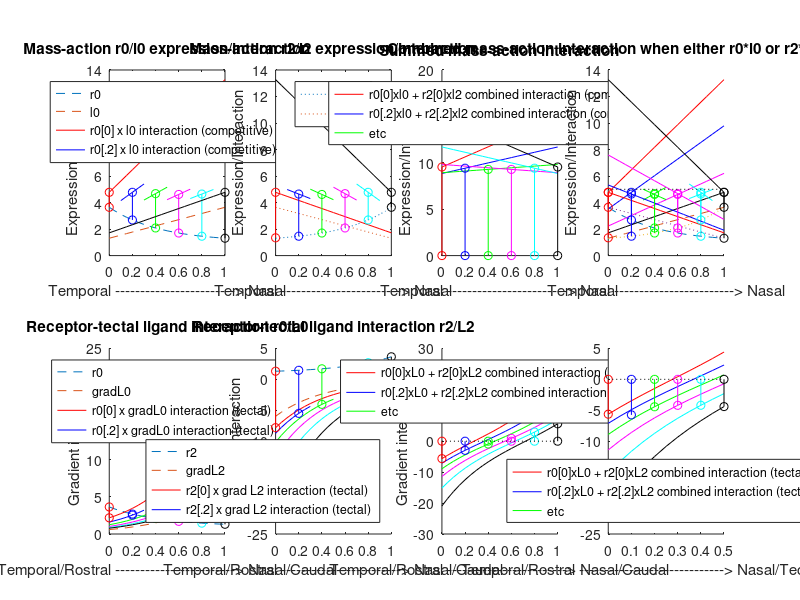
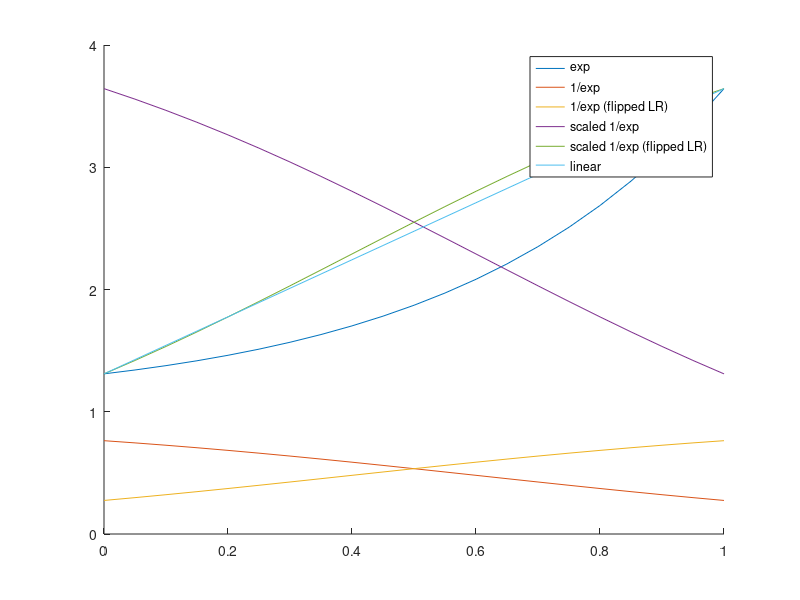

The MATLAB script that drew these images, in order:
% Equations used in my modelling. See tissue.h and
% guidingtissue::exponential_expression and similar

% Set up the one figure
h_f = figure(1); clf;
h_f_pos = get(h_f, 'Position');
w=2500;
h=1280;
set(h_f, 'Position', [20, 1500, w, h]);
clf;

## What ligand expression profile?
ligand_expression = 'lin'; #  or exp or invexp

x = [0:0.05:1];

_exp = 0.26 .* exp (2.3.*x) + 1.05;
_rev_exp = 0.26 .* exp (2.3.*(1-x)) + 1.05;
_deriv_exp = 0.26 .* 2.3 .* exp (2.3.*x);
## Scaling for _exp to give inverse that starts and ends at the same point
A = 4.7727;
B =  -0.00014;
_inv_exp = A .* (1./_exp) + B;

## May also use a linear function
_lin = 1.31 + 2.333 .* x;

if strcmp (ligand_expression, 'exp')
  threshold = 1.1
elseif strcmp (ligand_expression, 'lin')
  threshold = 5.0 ## 4.7 to 5.4 is a sensible range
else
  threshold = 5.2 ## 4.8 to 5.5 is a sensible range
end

## Debugging the curves
figure(7); clf;
hold on;
plot (x, _exp);
plot (x, 1./_exp);
plot (x, flip(1./_exp));
plot (x, _inv_exp);
plot (x, flip(_inv_exp));
plot (x, _lin);
legend('exp', '1/exp', '1/exp (flipped LR)','scaled 1/exp', 'scaled 1/exp (flipped LR)', 'linear')
figure(1);

%% The J effect
_r0 = flip(_exp);
## Either this, making no strong assumptions about ligand expression:
if strcmp (ligand_expression, 'exp')
  _l0 = _exp;
elseif strcmp (ligand_expression, 'lin')
  _l0 = _lin;
else
  _l0 = flip(_inv_exp);
end

subplot(2,4,1);
plot (x, _r0, 'linestyle', '--'); % exp for receptors on retina
hold on;
plot (x, _l0, 'linestyle', '--'); % ligands
%%plot (x, _r0 .* _l0, 'color', colour.orchid2, 'linestyle', ':');
plot (x, _r0(1) .* _l0, 'r-');
plot (x(3:7), _r0(5) .* _l0(3:7), 'b');
plot (x(7:11), _r0(9) .* _l0(7:11), 'g');
plot (x(11:15), _r0(13) .* _l0(11:15), 'm');
plot (x(15:19), _r0(17) .* _l0(15:19), 'c');

plot ([x(1),x(1)], [_r0(1),_r0(1).*_l0(1)], 'ro-');
plot ([x(5),x(5)], [_r0(5),_r0(5).*_l0(5)], 'bo-');
plot ([x(9),x(9)], [_r0(9),_r0(9).*_l0(9)], 'go-');
plot ([x(13),x(13)], [_r0(13),_r0(13).*_l0(13)], 'mo-');
plot ([x(17),x(17)], [_r0(17),_r0(17).*_l0(17)], 'co-');

plot (x, _r0(21) .* _l0, 'k');
plot ([x(21),x(21)], [_r0(21),_r0(21).*_l0(21)], 'ko-');
lg1 = legend (['r0';'l0';'r0[0] x l0 interaction (competitive)';'r0[.2] x l0 interaction (competitive)'],'Location','North');
strlbl = ['Temporal ------------------------> Nasal'];
xlabel(strlbl)
ylabel('Expression/Interaction')
title('Mass-action r0/l0 expression/interaction')

_r2 = _exp; % opposing ligands
if strcmp (ligand_expression, 'exp')
  _l2 = flip(_exp); % opposing receptors
elseif strcmp (ligand_expression, 'lin')
  _l2 = flip(_lin);
else
  _l2 = _inv_exp;
end
subplot(2,4,2);
plot (x, _r2, 'linestyle', ':');
hold on;
plot (x, _l2, 'linestyle', ':'); % ligands
%%plot (x, _r2 .* _l2, 'color', colour.orchid2, 'linestyle', ':');
%%plot (x(1:3), _r2(1) .* _l2(1:3), 'r-');
plot (x, _r2(1) .* _l2, 'r');
plot ([x(1),x(1)], [_r2(2),_r2(1).*_l2(1)], 'ro-');
plot (x(3:7), _r2(5) .* _l2(3:7), 'b');
plot ([x(5),x(5)], [_r2(5),_r2(5).*_l2(5)], 'bo-');
plot (x(7:11), _r2(9) .* _l2(7:11), 'g');
plot ([x(9),x(9)], [_r2(9),_r2(9).*_l2(9)], 'go-');
plot (x(11:15), _r2(13) .* _l2(11:15), 'm');
plot ([x(13),x(13)], [_r2(13),_r2(13).*_l2(13)], 'mo-');
plot (x(15:19), _r2(17) .* _l2(15:19), 'c');
%%plot (x, _r2(17) .* _l2, 'k');
plot ([x(17),x(17)], [_r2(17),_r2(17).*_l2(17)], 'co-');

plot (x, _r2(21) .* _l2, 'k');
plot ([x(21),x(21)], [_r2(21),_r2(21).*_l2(21)], 'ko-');

lg2 = legend (['rcpt2';'lgnd2'],'Location','North');
strlbl = ['Temporal ------------------------> Nasal'];
##ylim([0,20])
xlabel(strlbl)
ylabel('Expression/Interaction')
title('Mass-action r2/l2 expression/interaction')

%% Now plot combined repulsion due to both receptor/ligand pairs

subplot(2,4,3);
hold on;
plot (x, _r2(1) .* _l2 + _r0(1) .* _l0, 'r-');
plot (x, _r2(5) .* _l2 + _r0(5) .* _l0, 'b-');
plot (x, _r2(9) .* _l2 + _r0(9) .* _l0, 'g-');
plot (x, _r2(13) .* _l2 + _r0(13) .* _l0, 'm-');
plot (x, _r2(17) .* _l2 + _r0(17) .* _l0, 'c-');
plot (x, _r2(21) .* _l2 + _r0(21) .* _l0, 'k-');
plot ([x(1),x(1)], [0,_r2(1).*_l2(1)+_r0(1).*_l0(1)], 'ro-');
plot ([x(5),x(5)], [0,_r2(5).*_l2(5)+_r0(5).*_l0(5)], 'bo-');
plot ([x(9),x(9)], [0,_r2(9).*_l2(9)+_r0(9).*_l0(9)], 'go-');
plot ([x(13),x(13)], [0,_r2(13).*_l2(13)+_r0(13).*_l0(13)], 'mo-');
plot ([x(17),x(17)], [0,_r2(17).*_l2(17)+_r0(17).*_l0(17)], 'co-');
plot ([x(21),x(21)], [0,_r2(21).*_l2(21)+_r0(21).*_l0(21)], 'ko-');
lg3 = legend (['r0[0]xl0 + r2[0]xl2 combined interaction (competitive)';'r0[.2]xl0 + r2[.2]xl2 combined interaction (competitive)';'etc'],'Location','North');
strlbl = ['Temporal ------------------------> Nasal'];
##ylim([0,20])
xlabel(strlbl)
ylabel('Expression/Interaction')
title('Summed mass-action interaction')

subplot(2,4,4);
hold on;
###
plot (x, _r0, 'linestyle', '--'); % exp for receptors on retina
hold on;
plot (x, _l0, 'linestyle', '--'); % ligands
plot (x, _r0(1) .* _l0, 'r-');
plot (x, _r0(5) .* _l0, 'b');
plot (x(7:11), _r0(9) .* _l0(7:11), 'g');
plot (x, _r0(13) .* _l0, 'm');
plot (x(15:19), _r0(17) .* _l0(15:19), 'c');

plot ([x(1),x(1)], [_r0(1),_r0(1).*_l0(1)], 'ro-');
plot ([x(5),x(5)], [_r0(5),_r0(5).*_l0(5)], 'bo-');
plot ([x(9),x(9)], [_r0(9),_r0(9).*_l0(9)], 'go-');
plot ([x(13),x(13)], [_r0(13),_r0(13).*_l0(13)], 'mo-');
plot ([x(17),x(17)], [_r0(17),_r0(17).*_l0(17)], 'co-');

plot (x, _r0(21) .* _l0, 'k');
plot ([x(21),x(21)], [_r0(21),_r0(21).*_l0(21)], 'ko-');
###
plot (x, _r2, 'linestyle', ':');
hold on;
plot (x, _l2, 'linestyle', ':'); % ligands
%%plot (x, _r2 .* _l2, 'color', colour.orchid2, 'linestyle', ':');
%%plot (x(1:3), _r2(1) .* _l2(1:3), 'r-');
plot (x, _r2(1) .* _l2, 'r');
plot ([x(1),x(1)], [_r2(2),_r2(1).*_l2(1)], 'ro-');
plot (x, _r2(5) .* _l2, 'b');
plot ([x(5),x(5)], [_r2(5),_r2(5).*_l2(5)], 'bo-');
plot (x(7:11), _r2(9) .* _l2(7:11), 'g');
plot ([x(9),x(9)], [_r2(9),_r2(9).*_l2(9)], 'go-');
plot (x, _r2(13) .* _l2, 'm');
plot ([x(13),x(13)], [_r2(13),_r2(13).*_l2(13)], 'mo-');
plot (x(15:19), _r2(17) .* _l2(15:19), 'c');
%%plot (x, _r2(17) .* _l2, 'k');
plot ([x(17),x(17)], [_r2(17),_r2(17).*_l2(17)], 'co-');

plot (x, _r2(21) .* _l2, 'k');
plot ([x(21),x(21)], [_r2(21),_r2(21).*_l2(21)], 'ko-');

plot ([0,1],[threshold,threshold],'k:')

###
strlbl = ['Temporal ------------------------> Nasal'];
xlabel(strlbl)
ylabel('Expression/Interaction')
title('Combined mass-action interaction when either r0*l0 or r2*l2 is suprathreshold')


## Now the retina->tectum interactions
subplot(2,4,5);
hold on;
_r0 = flip(_exp);
_L0 = _deriv_exp;
plot (x, _r0, 'linestyle', '--'); % exp for receptors on retina
plot (x, _L0, 'linestyle', '--'); % ligands
%%plot (x, _r0 .* _L0, 'color', colour.orchid2, 'linestyle', ':');
plot (x, _r0(1) .* _L0, 'r-');
plot (x(1:7), _r0(5) .* _L0(1:7), 'b');
plot (x(1:11), _r0(9) .* _L0(1:11), 'g');
plot (x(1:15), _r0(13) .* _L0(1:15), 'm');
plot (x(1:19), _r0(17) .* _L0(1:19), 'c');

plot ([x(1),x(1)], [_r0(1),_r0(1).*_L0(1)], 'ro-');
plot ([x(5),x(5)], [_r0(5),_r0(5).*_L0(5)], 'bo-');
plot ([x(9),x(9)], [_r0(9),_r0(9).*_L0(9)], 'go-');
plot ([x(13),x(13)], [_r0(13),_r0(13).*_L0(13)], 'mo-');
plot ([x(17),x(17)], [_r0(17),_r0(17).*_L0(17)], 'co-');

plot (x, _r0(21) .* _L0, 'k');
plot ([x(21),x(21)], [_r0(21),_r0(21).*_L0(21)], 'ko-');
lg4 = legend (['r0';'gradL0';'r0[0] x gradL0 interaction (tectal)';'r0[.2] x gradL0 interaction (tectal)'],'Location','North');
strlbl = ['Temporal/Rostral ------------------------> Nasal/Caudal'];
xlabel(strlbl)
ylabel('Gradient interaction')
title ('Receptor-tectal ligand interaction r0/L0')

subplot(2,4,6);
hold on;
_r2 = _exp;
_L2 = -flip(_deriv_exp);
plot (x, _r2, 'linestyle', '--'); % exp for receptors on retina
plot (x, _L2, 'linestyle', '--'); % ligands

plot (x, _r2(1) .* _L2, 'r-');
plot (x(1:7), _r2(5) .* _L2(1:7), 'b');
plot (x(1:11), _r2(9) .* _L2(1:11), 'g');
plot (x(1:15), _r2(13) .* _L2(1:15), 'm');
plot (x(1:19), _r2(17) .* _L2(1:19), 'c');

plot ([x(1),x(1)], [_r2(1),_r2(1).*_L2(1)], 'ro-');
plot ([x(5),x(5)], [_r2(5),_r2(5).*_L2(5)], 'bo-');
plot ([x(9),x(9)], [_r2(9),_r2(9).*_L2(9)], 'go-');
plot ([x(13),x(13)], [_r2(13),_r2(13).*_L2(13)], 'mo-');
plot ([x(17),x(17)], [_r2(17),_r2(17).*_L2(17)], 'co-');

plot (x, _r2(21) .* _L2, 'k');
plot ([x(21),x(21)], [_r2(21),_r2(21).*_L2(21)], 'ko-');
lg5 = legend (['r2';'gradL2';'r2[0] x grad L2 interaction (tectal)';'r2[.2] x grad L2 interaction (tectal)'],'Location','Southeast');
strlbl = ['Temporal/Rostral ------------------------> Nasal/Caudal'];
xlabel(strlbl)
ylabel('Gradient interaction')
title ('Receptor-tectal ligand interaction r2/L2')


subplot(2,4,7);
hold on;
plot (x, _r2(1) .* _L2 + _r0(1) .* _L0, 'r-');
plot (x, _r2(5) .* _L2 + _r0(5) .* _L0, 'b-');
plot (x, _r2(9) .* _L2 + _r0(9) .* _L0, 'g-');
plot (x, _r2(13) .* _L2 + _r0(13) .* _L0, 'm-');
plot (x, _r2(17) .* _L2 + _r0(17) .* _L0, 'c-');
plot (x, _r2(21) .* _L2 + _r0(21) .* _L0, 'k-');
plot ([x(1),x(1)], [0,_r2(1).*_L2(1)+_r0(1).*_L0(1)], 'ro-');
plot ([x(5),x(5)], [0,_r2(5).*_L2(5)+_r0(5).*_L0(5)], 'bo-');
plot ([x(9),x(9)], [0,_r2(9).*_L2(9)+_r0(9).*_L0(9)], 'go-');
plot ([x(13),x(13)], [0,_r2(13).*_L2(13)+_r0(13).*_L0(13)], 'mo-');
plot ([x(17),x(17)], [0,_r2(17).*_L2(17)+_r0(17).*_L0(17)], 'co-');
plot ([x(21),x(21)], [0,_r2(21).*_L2(21)+_r0(21).*_L0(21)], 'ko-');
plot ([0,1],[0,0],'k:')
lg6 = legend (['r0[0]xL0 + r2[0]xL2 combined interaction (tectal)';'r0[.2]xL0 + r2[.2]xL2 combined interaction (tectal)';'etc'],'Location','North');
strlbl = ['Temporal/Rostral ------------------------> Nasal/Caudal'];
xlabel(strlbl)
ylabel('Gradient interaction')


subplot(2,4,8);
hold on;
xx = [0:0.05:0.5];
_L2trunc = _L2(1:11);
_L0trunc = _L0(1:11);

plot (xx, _r2(1) .* _L2trunc + _r0(1) .* _L0trunc, 'r-');
plot (xx, _r2(5) .* _L2trunc + _r0(5) .* _L0trunc, 'b-');
plot (xx, _r2(9) .* _L2trunc + _r0(9) .* _L0trunc, 'g-');
plot (xx, _r2(13) .* _L2trunc + _r0(13) .* _L0trunc, 'm-');
plot (xx, _r2(17) .* _L2trunc + _r0(17) .* _L0trunc, 'c-');
plot (xx, _r2(21) .* _L2trunc + _r0(21) .* _L0trunc, 'k-');
plot ([xx(1),xx(1)], [0,_r2(1).*_L2(1)+_r0(1).*_L0(1)], 'ro-');
plot ([xx(3),xx(3)], [0,_r2(5).*_L2(2)+_r0(5).*_L0(3)], 'bo-');
plot ([xx(5),xx(5)], [0,_r2(9).*_L2(5)+_r0(9).*_L0(5)], 'go-');
plot ([xx(7),xx(7)], [0,_r2(13).*_L2(7)+_r0(13).*_L0(7)], 'mo-');
plot ([xx(9),xx(9)], [0,_r2(17).*_L2(9)+_r0(17).*_L0(9)], 'co-');
plot ([xx(11),xx(11)], [0,_r2(21).*_L2(11)+_r0(21).*_L0(11)], 'ko-');
plot ([0,0.5],[0,0],'k:')
lg7 = legend (['r0[0]xL0 + r2[0]xL2 combined interaction (tectal)';'r0[.2]xL0 + r2[.2]xL2 combined interaction (tectal)';'etc'],'Location','South');
strlbl = ['Temporal/Rostral -----------------------------> Nasal/Tectal Midline'];
xlabel(strlbl)





#figure(100)
#clf;
#plot (x, _exp)
#hold on
#plot (x, _deriv_exp, ':')
